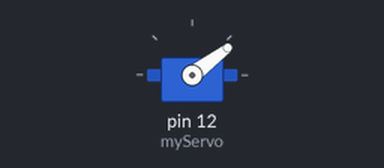
A sketch run on a simulated Arduino Uno, built with avr-gcc and run on an emulated ATmega328P. Parts: servo.

Above: at 0.05 s.
At 0.15 s:
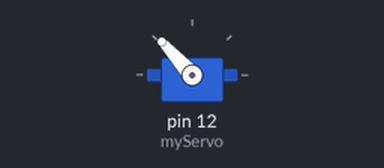
At 0.3 s:
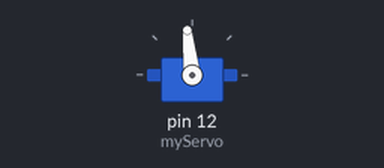
Timing chart, 0 to 3.0 s (numbered marks = the images above):
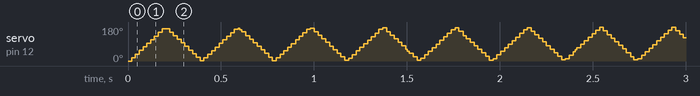

The sketch:

servo.ino
```cpp
#include <Servo.h>

Servo myServo;  // Create a servo object

int pos = 0;    // Variable to store the servo position

void setup() {
  myServo.attach(12);  // Attaches the servo on pin 9 to the servo object
}

void loop() {
  for (pos = 0; pos <= 180; pos += 1) { // Sweep from 0 to 180 degrees
    myServo.write(pos);                  // Tell servo to go to position in variable 'pos'
    delay(1);                           // Wait for 15ms for the servo to reach the position
  }

  for (pos = 180; pos >= 0; pos -= 1) { // Sweep from 180 to 0 degrees
    myServo.write(pos);                  // Tell servo to go to position in variable 'pos'
    delay(1);                           // Wait for 15ms for the servo to reach the position
  }
}
```
